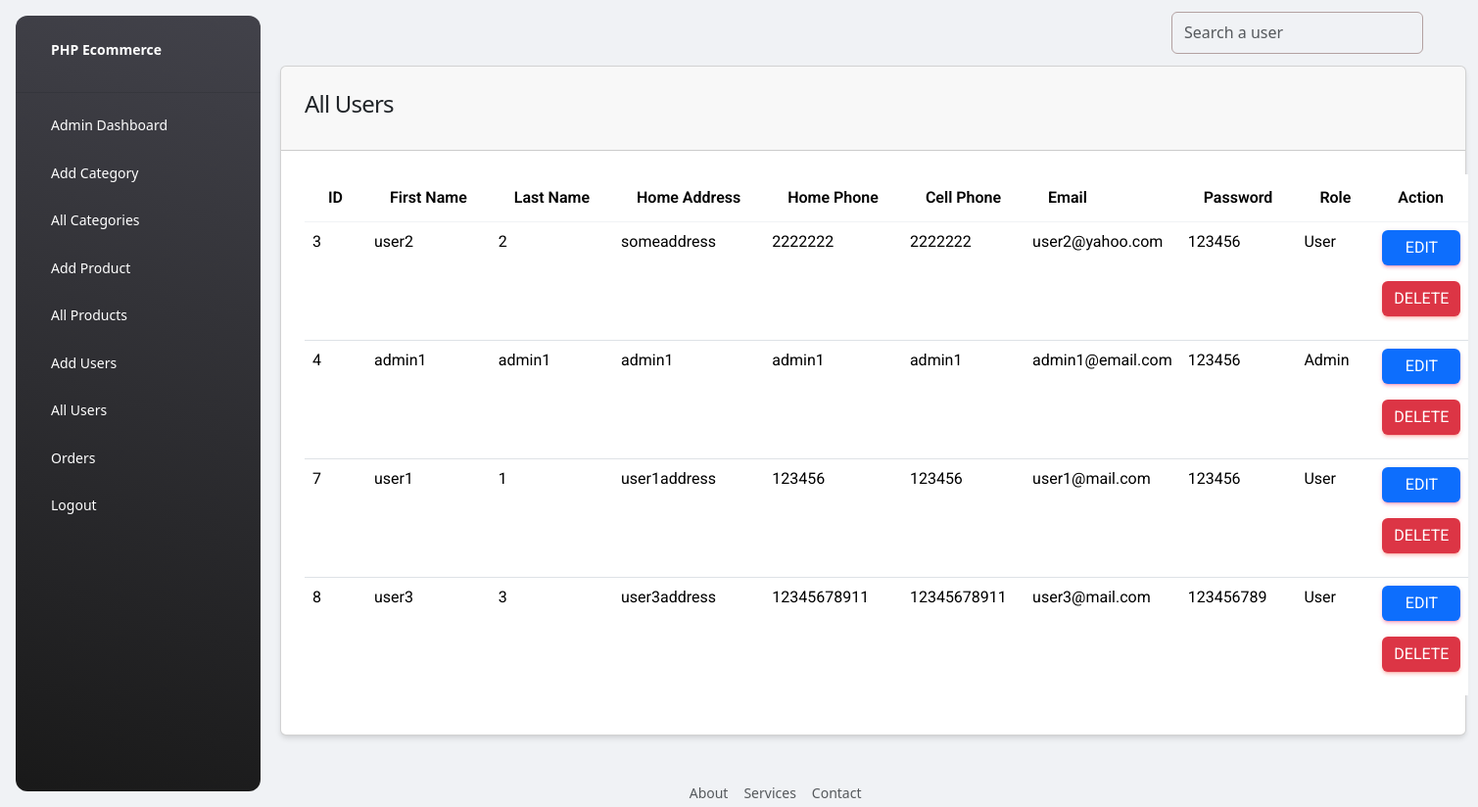
/admin/users-view.php (signed in), run on the app's committed database.
### tables this page shows
CREATE TABLE `users` (
  `id` int(11) NOT NULL,
  `first_name` varchar(100) NOT NULL,
  `last_name` varchar(100) NOT NULL,
  `home_address` varchar(250) NOT NULL,
  `home_phone` varchar(100) NOT NULL,
  `cell_phone` varchar(100) NOT NULL,
  `email` varchar(150) NOT NULL,
  `password` varchar(150) NOT NULL,
  `created_at` timestamp NOT NULL DEFAULT current_timestamp(),
  `role_as` int(11) NOT NULL DEFAULT 0
);

### functions/myfunctions.php (called while the page is built, shortened)
<?php
include("../config/dbcon.php");
function getAll($table)
{
    global $con;
    $query = "SELECT * FROM $table";
    $query_run = mysqli_query($con, $query);
    return $query_run;
}

### admin/users-view.php (the view, shortened to what this page needs)
<?php include('includes/header.php');?>
<div class="container">
    <div class="row">
        <div class="col-md-12">
            <div class="card">
                <div class="card-header fw-bold">
                    <h4>All Users</h4>
                </div>
                <div class="card-body">
                    <table class="table table-border">
                        <thead>
                            <tr>
                                <th>ID</th>
                                <th>First Name</th>
                                <th>Last Name</th>
                                <th>Home Address</th>
                                <th>Home Phone</th>
                                <th>Cell Phone</th>
                                <th>Email</th>
                                <th>Password</th>
                                <th>Role</th>
                                <th>Action</th>
                            </tr>
                        </thead>
                        <tbody>
                            <?php
                                $users= getAll("users");
                                if(mysqli_num_rows($users) > 0){
                                    foreach($users as $user)
                                    {
                                    ?>
                                        <tr>
                                            <td> <?= $user["id"] ?></td>
                                            <td> <?= $user["first_name"] ?></td>
                                            <td> <?= $user['last_name']; ?></td>
                                            <td> <?= $user["home_address"]; ?></td>
                                            <td> <?= $user["home_phone"]; ?></td>
                                            <td> <?= $user["cell_phone"]; ?></td>
                                            <td> <?= $user["email"]; ?></td>
                                            <td> <?= $user["password"]; ?></td>
                                            <td> <?= $user["role_as"] ? "Admin" : "User"; ?></td>
                                            <td style="display:grid">
                                                <a href="edit-user.php?id=<?= $user['id'];?>" class= "btn btn-primary">Edit</a>
                                                <form action="code.php" method= "POST">
                                                    <button type="submit" class="btn btn-danger" name="delete_user_btn">Delete</button>
                                                </form>
                                            </td>
                                        </tr>
                                    <?php
                                    }
                                }
                                else{
                                    echo "No records found";
                                }
                            ?>
                        </tbody>
                    </table>
                </div>
            </div>
        </div>
    </div>
</div>
<?php
include('includes/footer.php')?>

### data on the page
users: id "3", first_name "user2", last_name "2", home_address "someaddress", home_phone "2222222", cell_phone "2222222", email "user2@yahoo.com", password "123456", role_as "User"
users: id "4", first_name "admin1", last_name "admin1", home_address "admin1", home_phone "admin1", cell_phone "admin1", email "admin1@email.com", password "123456", role_as "Admin"
users: id "7", first_name "user1", last_name "1", home_address "user1address", home_phone "123456", cell_phone "123456", email "user1@mail.com", password "123456", role_as "User"
users: id "8", first_name "user3", last_name "3", home_address "user3address", home_phone "12345678911", cell_phone "12345678911", email "user3@mail.com", password "123456789", role_as "User"
